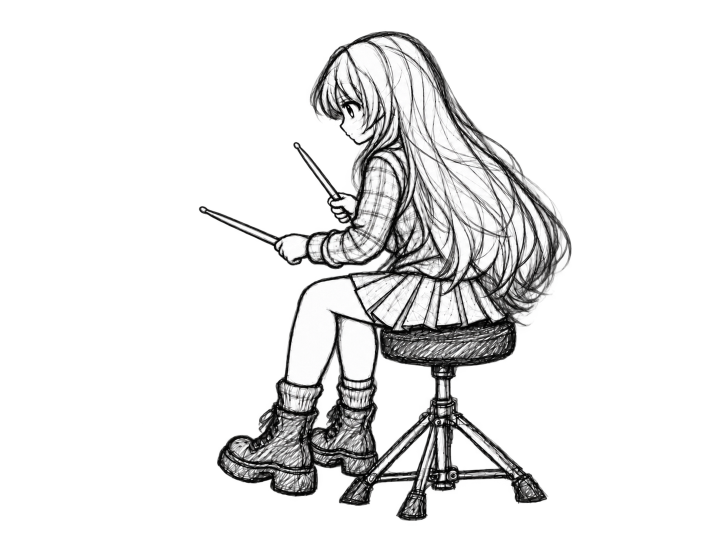
#> input picture character-assets/layers/character/base/neutral.png, 1448 x 1086 px (shown at 1/2 size)
$ python build_static_body_donor_atlas.py
#> lines starting #> are read from the running program, lines starting #| are printed output that depends on the picture
#!/usr/bin/env python3
from pathlib import Path
from PIL import Image,ImageDraw
import json,hashlib
ROOT=Path(__file__).resolve().parents[2]
OUT=ROOT/"character-assets/edit-workspaces/motion-repair-20260920/static-body-atlas"
OUT.mkdir(parents=True,exist_ok=True)
neutral=Image.open(ROOT/"character-assets/layers/character/base/neutral.png").convert("RGBA")
#> neutral is the input picture: PIL image 1448x1086 RGBA; mean R, G, B, A 32.8, 32.7, 32.7, 53.4
files=[]
for sub in ("rc","rd","ht","lt","ft","sn","bd","hh"):
    for p in sorted((ROOT/f"character-assets/layers/character/{sub}").glob("*.png")):
        files.append(p)
crop=(850,250,1100,560)
# External ghost area; lower occupancy is preferred, but central hair preservation is separately measured.
ghost=(960,300,1080,490)
hair=(850,300,970,560)
N=neutral
rows=[]
thumbs=[]
for p in files:
    im=Image.open(p).convert("RGBA")
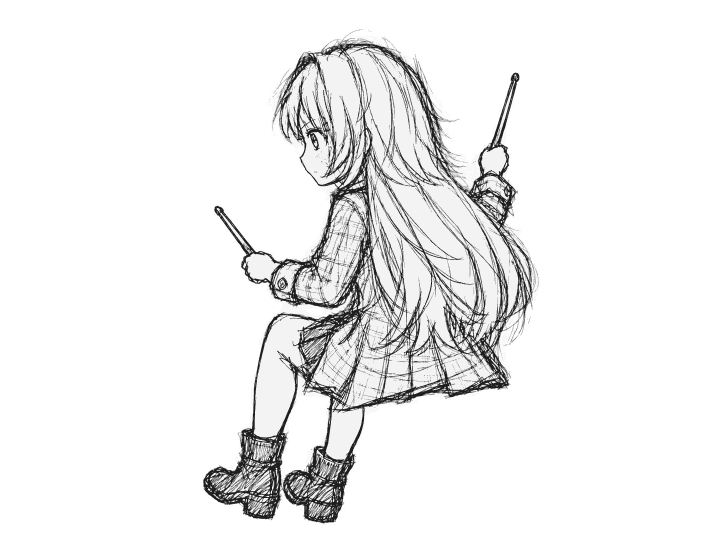
#> input picture character-assets/layers/character/bd/foot_down.png, 1448 x 1086 px (shown at 1/2 size)
#> im is the input picture: PIL image 1448x1086 RGBA; mean R, G, B, A 37.1, 37, 37, 51.2
    if im.size!=neutral.size: continue
    g=im.crop(ghost); h=im.crop(hair); nh=neutral.crop(hair)
#> after `g = im.crop(ghost)`:
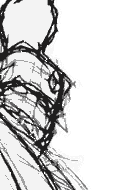
#> g: PIL image 120x190 RGBA; mean R, G, B, A 84, 83.9, 83.9, 123.1; transparent parts drawn white
#> after `h = im.crop(hair)`:
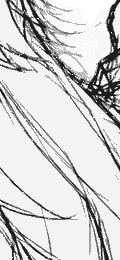
#> h: PIL image 120x260 RGBA; mean R, G, B, A 183.4, 183.3, 183.3, 220.1; transparent parts drawn white
#> after `nh = neutral.crop(hair)`:
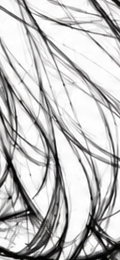
#> nh: PIL image 120x260 RGBA; mean R, G, B, A 193, 192.5, 192.7, 253; transparent parts drawn white
    ga=g.getchannel("A")
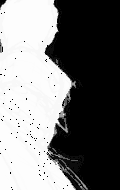
#> ga: PIL image 120x190 L; min 0, max 253, mean 123.1
    ghost_opaque=sum(1 for v in ga.getdata() if v>64)
#> ghost_opaque = 11443
    # Hair-region exact match ratio to neutral favors static registration.
    ia=list(h.getdata()); na=list(nh.getdata())
#> after `ia = list(h.getdata())`: ia = 31200 items
#> after `na = list(nh.getdata())`: na = 31200 items
    exact=sum(1 for a,b in zip(ia,na) if a==b)
#> exact = 49
    hair_exact=exact/max(1,len(ia))
#> hair_exact = 0.00157
    cp=im.crop(crop)
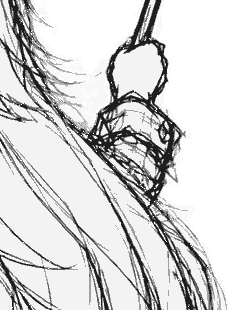
#> cp: PIL image 250x310 RGBA; mean R, G, B, A 115.4, 115.2, 115.3, 147.7; transparent parts drawn white
    bg=Image.new("RGB",cp.size,"white");bg.paste(cp,mask=cp.getchannel("A"))
#> after `bg = Image.new('RGB', cp.size, 'white')`: bg: PIL image 250x310 RGB; every value is 255
    thumbs.append((str(p.relative_to(ROOT)),bg))
    rows.append({"path":str(p.relative_to(ROOT)),"sha256":hashlib.sha256(p.read_bytes()).hexdigest(),"ghostOpaquePixels":ghost_opaque,"hairExactToNeutral":round(hair_exact,4)})
rows.sort(key=lambda x:(x["ghostOpaquePixels"],-x["hairExactToNeutral"]))
cols=4;cw,ch=250,345
sheet=Image.new("RGB",(cols*cw,((len(thumbs)+cols-1)//cols)*ch),"white");d=ImageDraw.Draw(sheet)
#> after `sheet = Image.new('RGB', (cols * cw, (len(thumbs) + cols - 1) // cols `: sheet: PIL image 1000x345 RGB; every value is 255
for i,(name,img) in enumerate(thumbs):
    x=(i%cols)*cw;y=(i//cols)*ch
    sheet.paste(img,(x,y));d.text((x+3,y+312),name.replace("character-assets/layers/character/",""),fill="black")
#> this loop made 1 pass
#> (x, y) on pass 1: (0, 0)
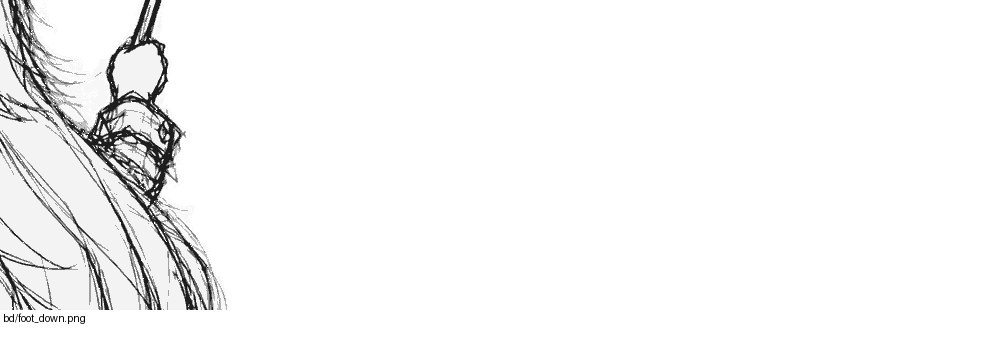
#> sheet: PIL image 1000x345 RGB; mean R, G, B 245.9, 245.9, 245.9
sheet.save(OUT/"right_hair_donor_atlas.jpg",quality=94)
(OUT/"ranking.json").write_text(json.dumps({"crop":crop,"ghostRegion":ghost,"hairRegion":hair,"ranking":rows},indent=2)+"\n")
print(json.dumps(rows[:8],indent=2))
#| [
#|   {
#|     "path": "character-assets/layers/character/bd/foot_down.png",
#|     "sha256": "438c7f9954fbf313d2b942561898c4134d616bb98c88adeda77298ffa6db0b19",
#|     "ghostOpaquePixels": 11443,
#|     "hairExactToNeutral": 0.0016
#|   }
#| ]
